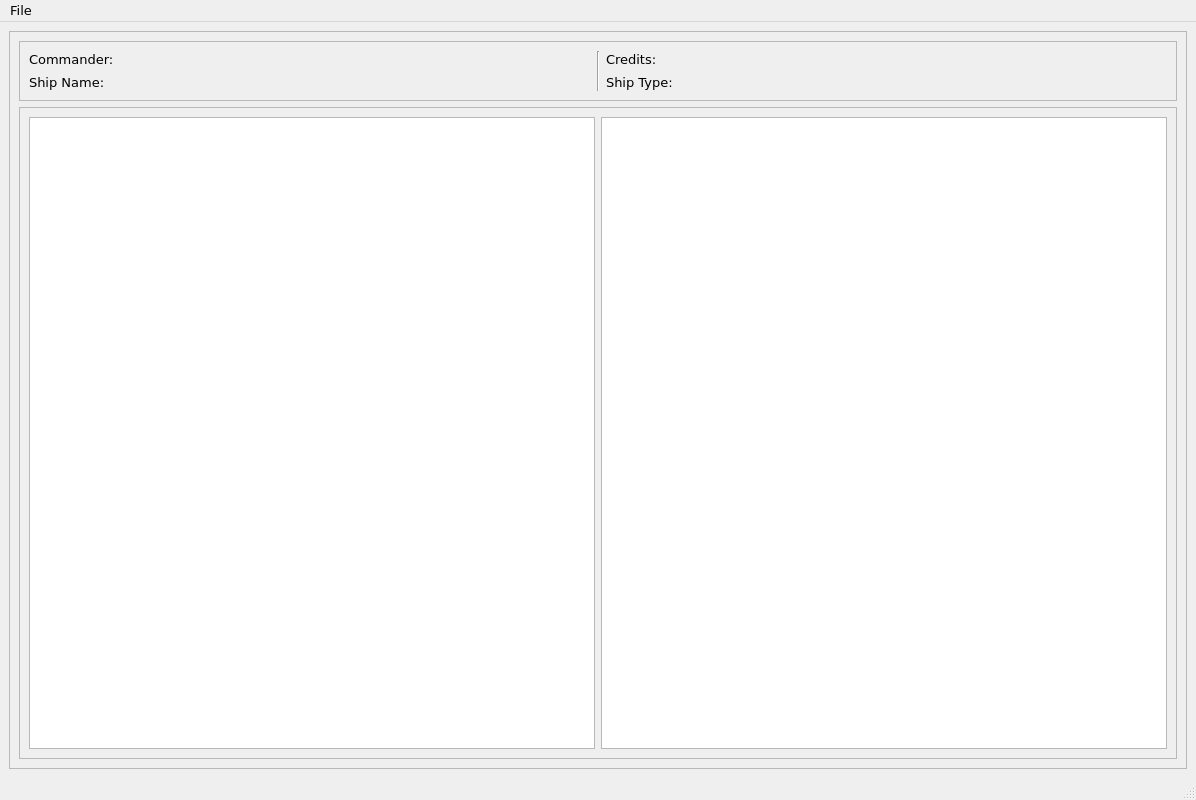
<?xml version="1.0" encoding="UTF-8"?>
<ui version="4.0">
 <class>MainWindow</class>
 <widget class="QMainWindow" name="MainWindow">
  <property name="geometry">
   <rect>
    <x>0</x>
    <y>0</y>
    <width>1196</width>
    <height>800</height>
   </rect>
  </property>
  <property name="font">
   <font>
    <family>DejaVu Sans</family>
    <pointsize>10</pointsize>
   </font>
  </property>
  <property name="windowTitle">
   <string>MainWindow</string>
  </property>
  <widget class="QWidget" name="centralwidget">
   <layout class="QGridLayout" name="gridLayout">
    <item row="0" column="0" colspan="2">
     <widget class="QFrame" name="frame">
      <property name="frameShape">
       <enum>QFrame::StyledPanel</enum>
      </property>
      <property name="frameShadow">
       <enum>QFrame::Raised</enum>
      </property>
      <layout class="QGridLayout" name="gridLayout_2">
       <item row="0" column="0">
        <widget class="QFrame" name="frame_2">
         <property name="frameShape">
          <enum>QFrame::StyledPanel</enum>
         </property>
         <property name="frameShadow">
          <enum>QFrame::Raised</enum>
         </property>
         <layout class="QGridLayout" name="gridLayout_3">
          <item row="0" column="4" alignment="Qt::AlignRight">
           <widget class="QLabel" name="lbl_credits">
            <property name="text">
             <string/>
            </property>
           </widget>
          </item>
          <item row="0" column="1">
           <widget class="QLabel" name="lbl_commander">
            <property name="text">
             <string/>
            </property>
            <property name="alignment">
             <set>Qt::AlignRight|Qt::AlignTrailing|Qt::AlignVCenter</set>
            </property>
           </widget>
          </item>
          <item row="0" column="0">
           <widget class="QLabel" name="label_9">
            <property name="text">
             <string>Commander:</string>
            </property>
           </widget>
          </item>
          <item row="0" column="3">
           <widget class="QLabel" name="label_2">
            <property name="text">
             <string>Credits:</string>
            </property>
           </widget>
          </item>
          <item row="1" column="3">
           <widget class="QLabel" name="label_3">
            <property name="text">
             <string>Ship Type:</string>
            </property>
           </widget>
          </item>
          <item row="1" column="1">
           <widget class="QLabel" name="lbl_ship_name">
            <property name="text">
             <string/>
            </property>
            <property name="alignment">
             <set>Qt::AlignRight|Qt::AlignTrailing|Qt::AlignVCenter</set>
            </property>
           </widget>
          </item>
          <item row="1" column="4" alignment="Qt::AlignRight">
           <widget class="QLabel" name="lbl_ship_type">
            <property name="text">
             <string/>
            </property>
           </widget>
          </item>
          <item row="1" column="0">
           <widget class="QLabel" name="label">
            <property name="text">
             <string>Ship Name:</string>
            </property>
           </widget>
          </item>
          <item row="0" column="2" rowspan="2">
           <widget class="Line" name="line">
            <property name="frameShadow">
             <enum>QFrame::Sunken</enum>
            </property>
            <property name="orientation">
             <enum>Qt::Vertical</enum>
            </property>
           </widget>
          </item>
         </layout>
        </widget>
       </item>
       <item row="1" column="0">
        <widget class="QFrame" name="frame_3">
         <property name="frameShape">
          <enum>QFrame::StyledPanel</enum>
         </property>
         <property name="frameShadow">
          <enum>QFrame::Raised</enum>
         </property>
         <layout class="QHBoxLayout" name="horizontalLayout_2">
          <item>
           <layout class="QHBoxLayout" name="horizontalLayout">
            <item>
             <widget class="QTableWidget" name="table_inventory"/>
            </item>
            <item>
             <widget class="QTreeView" name="tree_loadout">
              <property name="frameShape">
               <enum>QFrame::StyledPanel</enum>
              </property>
              <property name="frameShadow">
               <enum>QFrame::Sunken</enum>
              </property>
              <property name="lineWidth">
               <number>1</number>
              </property>
             </widget>
            </item>
           </layout>
          </item>
         </layout>
        </widget>
       </item>
      </layout>
     </widget>
    </item>
   </layout>
  </widget>
  <widget class="QMenuBar" name="menubar">
   <property name="geometry">
    <rect>
     <x>0</x>
     <y>0</y>
     <width>1196</width>
     <height>22</height>
    </rect>
   </property>
   <widget class="QMenu" name="menu_file">
    <property name="title">
     <string>File</string>
    </property>
    <addaction name="action_quit"/>
   </widget>
   <addaction name="menu_file"/>
  </widget>
  <widget class="QStatusBar" name="statusbar"/>
  <action name="action_quit">
   <property name="text">
    <string>Quit</string>
   </property>
   <property name="shortcut">
    <string>Ctrl+Q</string>
   </property>
  </action>
 </widget>
 <resources/>
 <connections>
  <connection>
   <sender>action_quit</sender>
   <signal>triggered()</signal>
   <receiver>MainWindow</receiver>
   <slot>close()</slot>
   <hints>
    <hint type="sourcelabel">
     <x>-1</x>
     <y>-1</y>
    </hint>
    <hint type="destinationlabel">
     <x>430</x>
     <y>296</y>
    </hint>
   </hints>
  </connection>
 </connections>
</ui>
